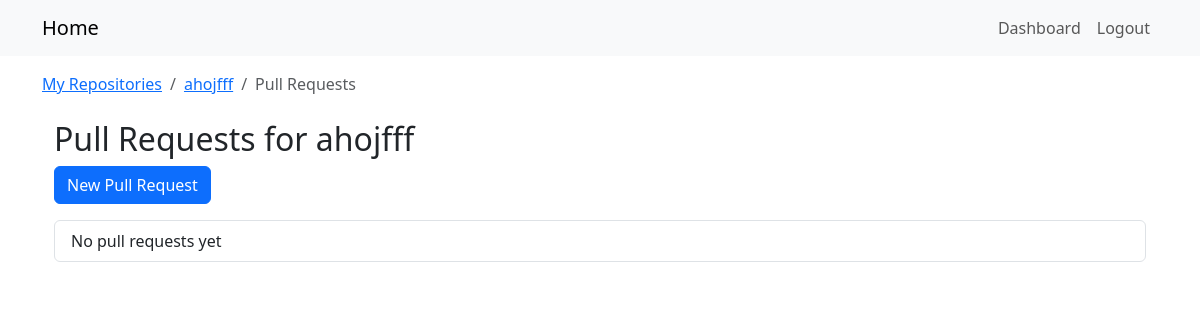
/repos/2/pulls/ (signed in), run on an earlier commit of the app's database.
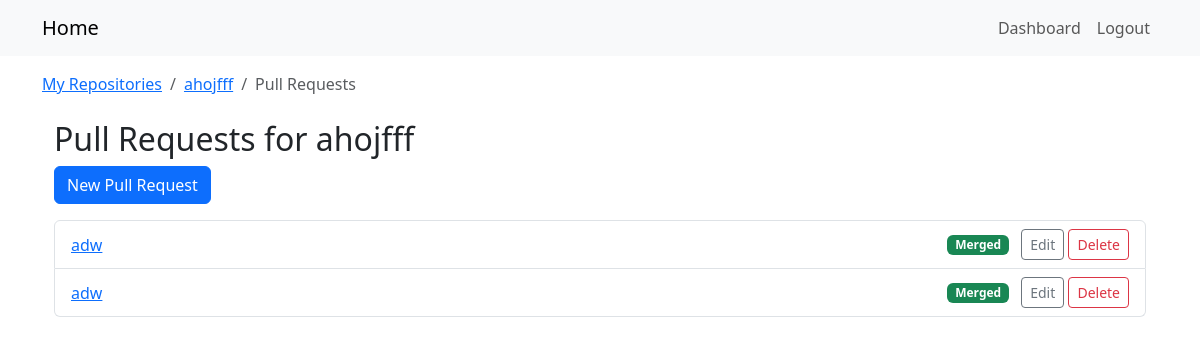
And on a later commit of the database.
### repos_app/models.py (models this page shows, shortened)
class Repository(models.Model):
    owner = models.ForeignKey(User, on_delete=models.CASCADE, related_name='repositories')
    name = models.CharField(max_length=120)
    description = models.TextField(blank=True)
    is_private = models.BooleanField(default=False)
    created_at = models.DateTimeField(auto_now_add=True)
    class Meta:
        unique_together = ('owner', 'name')

class PullRequest(models.Model):
    repository    = models.ForeignKey(Repository, on_delete=models.CASCADE, related_name='pull_requests')
    author        = models.ForeignKey(User,       on_delete=models.CASCADE, related_name='pull_requests')
    title         = models.CharField(max_length=200)
    description   = models.TextField(blank=True)
    source_branch = models.CharField(max_length=100)
    target_branch = models.CharField(max_length=100)
    is_merged     = models.BooleanField(default=False)
    created_at    = models.DateTimeField(auto_now_add=True)
    updated_at    = models.DateTimeField(auto_now=True)

### repos_app/views.py (the view)
@login_required
def pr_list(request, repo_pk):
    repo = get_object_or_404(Repository, pk=repo_pk, owner=request.user)
    prs = repo.pull_requests.order_by('-created_at')
    return render(request, 'repos_app/pr_list.html', {
        'repo': repo,
        'prs':  prs,
    })

### templates/repos_app/pr_list.html
{% extends "base.html" %}
{% block breadcrumbs %}
<nav aria-label="breadcrumb">
  <ol class="breadcrumb mb-0">
    <li class="breadcrumb-item">
      <a href="{% url 'repos_app:repo_list' %}">My Repositories</a>
    </li>
    <li class="breadcrumb-item">
      <a href="{% url 'repos_app:repo_detail' pk=repo.pk %}">{{ repo.name }}</a>
    </li>
    <li class="breadcrumb-item active" aria-current="page">
      Pull Requests
    </li>
  </ol>
</nav>
{% endblock %}
{% block content %}
<div class="container mt-4">
  <h2>Pull Requests for {{ repo.name }}</h2>
  <a class="btn btn-primary mb-3"
     href="{% url 'repos_app:pr_create' repo_pk=repo.pk %}">
    New Pull Request
  </a>
  <ul class="list-group">
    {% for pr in prs %}
      <li class="list-group-item d-flex justify-content-between align-items-center">
        <a href="{% url 'repos_app:pr_detail' repo_pk=repo.pk pk=pr.pk %}">
          {{ pr.title }}
        </a>
        <span>
          {% if pr.is_merged %}
            <span class="badge bg-success me-2">Merged</span>
          {% else %}
            <span class="badge bg-secondary me-2">Open</span>
          {% endif %}
          <a class="btn btn-sm btn-outline-secondary"
             href="{% url 'repos_app:pr_update' repo_pk=repo.pk pk=pr.pk %}">
            Edit
          </a>
          <a class="btn btn-sm btn-outline-danger"
             href="{% url 'repos_app:pr_delete' repo_pk=repo.pk pk=pr.pk %}">
            Delete
          </a>
        </span>
      </li>
    {% empty %}
      <li class="list-group-item">No pull requests yet</li>
    {% endfor %}
  </ul>
</div>
{% endblock %}

### templates/base.html (shortened to what this page needs)
{% load static %}
<!DOCTYPE html>
<html lang="en">
<head>
  <link rel="stylesheet" href="{% static 'css/bootstrap.min.css' %}">
</head>
<body>
  <nav class="navbar navbar-expand-lg navbar-light bg-light">
    <div class="container">
      <a class="navbar-brand" href="{% url 'repos_app:repo_list' %}">Home</a>
      {% if user.is_authenticated %}
        <ul class="navbar-nav ms-auto">
          <li class="nav-item">
            <a class="nav-link" href="{% url 'repos_app:repo_list' %}">Dashboard</a>
          </li>
          <li class="nav-item">
            <form method="POST" action="{% url 'logout' %}" style="display: inline">
              <button type="submit" class="btn btn-link nav-link">Logout</button>
            </form>
          </li>
        </ul>
      {% else %}
        <ul class="navbar-nav ms-auto">
          <li class="nav-item"><a class="nav-link" href="{% url 'login' %}">Login</a></li>
          <li class="nav-item"><a class="nav-link" href="{% url 'signup' %}">Sign Up</a></li>
        </ul>
      {% endif %}
    </div>
  </nav>
    <div class="container mt-3">
    {% block breadcrumbs %}{% endblock %}
  </div>
  <div class="container mt-4">
    {% block content %}{% endblock %}
  </div>
</body>
</html>

What changed in the data, as far as the page shows it:
added PullRequest: title "adw", is_merged "Merged"
added PullRequest: title "adw", is_merged "Merged"
Also different on the page:
text no longer shown: "No pull requests yet"
